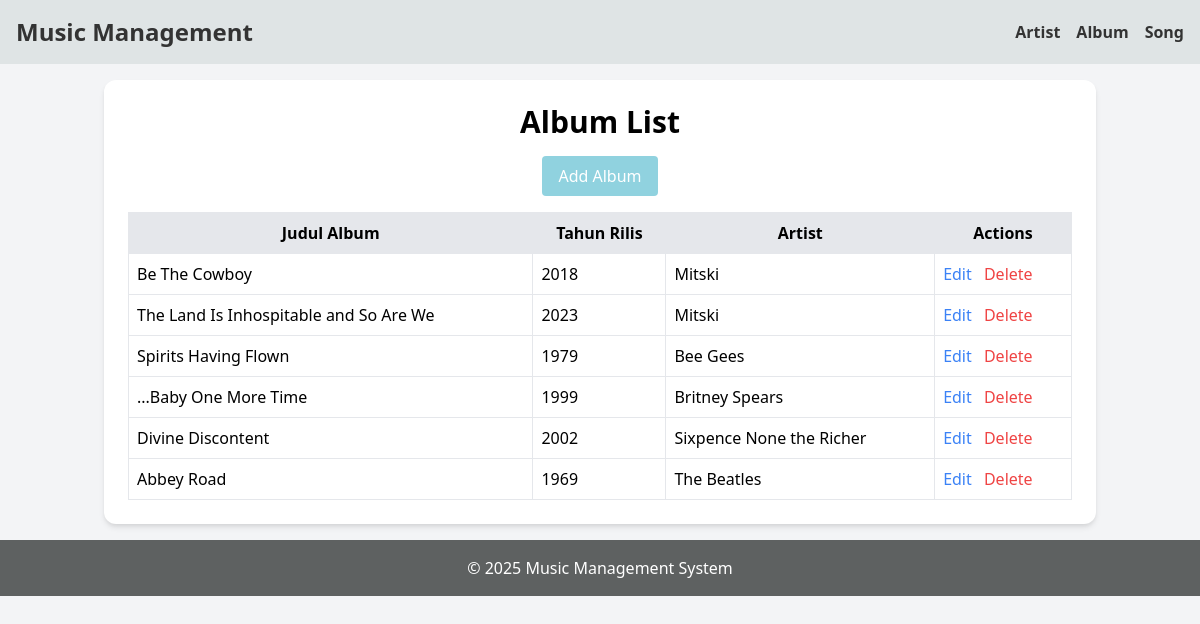
/index.php?entity=albums, run on the app's committed database.
### tables this page shows
CREATE TABLE `albums` (
  `album_id` int(11) NOT NULL,
  `title` varchar(100) NOT NULL,
  `release_year` varchar(5) NOT NULL,
  `artist_id` int(11) NOT NULL
);

CREATE TABLE `artists` (
  `artist_id` int(11) NOT NULL,
  `name` varchar(100) NOT NULL,
  `genre` varchar(50) NOT NULL
);

### model/Albums.php (called while the page is built, shortened)
<?php
require_once 'config/Database.php';
class Albums {
    private $conn;
    private $table = 'albums';
    public function __construct() {
        $database = new Database();
        $this->conn = $database->getConnection();
    }
    public function getAll() {
        $query = "SELECT alb.*, art.name as artist_name
                FROM " . $this->table . " alb
                JOIN artists art ON alb.artist_id = art.artist_id";
        $stmt = $this->conn->prepare($query);
        $stmt->execute();
        return $stmt->fetchAll(PDO::FETCH_ASSOC);
    }
}
?>

### config/Database.php (called while the page is built, shortened)
<?php
class Database {
    private $host = "localhost";
    private $username = "root";
    private $password = "";
    private $database = "musik_mvvm";
    public function getConnection() {
        $this->conn = null;
        try {
            $this->conn = new PDO("mysql:host=" . $this->host . ";dbname=" . $this->database, $this->username, $this->password);
            $this->conn->setAttribute(PDO::ATTR_ERRMODE, PDO::ERRMODE_EXCEPTION);
        } catch(PDOException $e) {
            echo "Connection error: " . $e->getMessage();
        }
        return $this->conn;
    }
}
?>

### model/Artists.php (called while the page is built, shortened)
<?php
require_once 'config/Database.php';
class Artists {
    public function __construct() {
        $database = new Database();
    }
}
?>

### viewmodel/AlbumsViewModel.php (called while the page is built, shortened)
<?php
require_once 'model/Albums.php';
require_once 'model/Artists.php';
class AlbumsViewModel {
    private $albums;
    public function __construct() {
        $this->albums = new Albums();
    }
    public function getAlbumList() {
        return $this->albums->getAll();
    }
}
?>

### views/albums_list.php (the view)
<?php
require_once 'views/template/header.php';
?>
<div class="max-w-5xl mx-auto bg-white p-6 rounded-xl shadow-md">
<h2 class="text-3xl font-bold text-center mb-4">Album List</h2>
<div class="text-center mb-4">
    <a href="index.php?entity=albums&action=add" class="text-white px-4 py-2 rounded inline-block" style="background-color:rgb(144, 210, 223);">
        Add Album
    </a>
</div>
<table class="w-full border">
    <tr class="bg-gray-200">
        <th class="border p-2">Judul Album</th>
        <th class="border p-2">Tahun Rilis</th>
        <th class="border p-2">Artist</th>
        <th class="border p-2">Actions</th>
    </tr>
    <?php foreach ($albumList as $album): ?>
    <tr>
        <td class="border p-2"><?php echo $album['title']; ?></td>
        <td class="border p-2"><?php echo $album['release_year']; ?></td>
        <td class="border p-2"><?php echo $album['artist_name']; ?></td>
        <td class="border p-2">
            <a href="index.php?entity=albums&action=edit&id=<?php echo $album['album_id']; ?>" class="text-blue-500">Edit</a>
            <a href="index.php?entity=albums&action=delete&id=<?php echo $album['album_id']; ?>" class="text-red-500 ml-2" onclick="return confirm('Are you sure?');">Delete</a>
        </td>
    </tr>
    <?php endforeach; ?>
</table>
</div>
<?php
require_once 'views/template/footer.php';
?>

### index.php (shortened to what this page needs)
<?php
require_once 'viewmodel/AlbumsViewModel.php';
$entity = isset($_GET['entity']) ? $_GET['entity'] : 'artists';
$action = isset($_GET['action']) ? $_GET['action'] : 'list';
if ($entity == 'artists') {
    $viewModel = new ArtistsViewModel();
    if ($action == 'list') {
        $artistList = $viewModel->getArtistList();
        require_once 'views/artists_list.php';
    } elseif ($action == 'add') {
        require_once 'views/artists_form.php';
    } elseif ($action == 'edit') {
        $artists = $viewModel->getArtistById($_GET['id']);
        require_once 'views/artists_form.php';
    } elseif ($action == 'save') {
        $viewModel->addArtist($_POST['name'], $_POST['genre']);
        header('Location: index.php?entity=artists');
    } elseif ($action == 'update') {
        $viewModel->updateArtist($_POST['id'], $_POST['name'], $_POST['genre']);
        header('Location: index.php?entity=artists');
    } elseif ($action == 'delete') {
        $viewModel->deleteArtist($_GET['id']);
        header('Location: index.php?entity=artists');
    }
} elseif ($entity == 'albums') {
    $viewModel = new AlbumsViewModel();
    if ($action == 'list') {
        $albumList = $viewModel->getAlbumList();
        require_once 'views/albums_list.php';
    } elseif ($action == 'add') {
        $artists = $viewModel->getArtist();
        require_once 'views/albums_form.php';
    } elseif ($action == 'edit') {
        $albums = $viewModel->getAlbumById($_GET['id']);
        $artists = $viewModel->getArtist();
        require_once 'views/albums_form.php';
    } elseif ($action == 'save') {
        $viewModel->addAlbum($_POST['title'], $_POST['release_year'], $_POST['artist_id']);
        header('Location: index.php?entity=albums');
    } elseif ($action == 'update') {
        $viewModel->updateAlbum($_GET['id'], $_POST['title'], $_POST['release_year'], $_POST['artist_id']);
        header('Location: index.php?entity=albums');
    } elseif ($action == 'delete') {
        $viewModel->deleteAlbum($_GET['id']);
        header('Location: index.php?entity=albums');
    }
}
?>

### views/template/header.php (shortened to what this page needs)
<!DOCTYPE html>
<html>
<head>
    <link href="https://cdn.jsdelivr.net/npm/tailwindcss@2.2.19/dist/tailwind.min.css" rel="stylesheet">
</head>
<body class="bg-gray-100">
    <nav class="p-4 flex justify-between items-center" style="font-weight: bold; background-color:rgb(223, 228, 229); color: #333333;">
        <h1 class="text-2xl">Music Management</h1>
        <ul class="flex space-x-4">
            <li><a href="index.php?entity=artists" class="hover:underline">Artist</a></li>
            <li><a href="index.php?entity=albums" class="hover:underline">Album</a></li>
            <li><a href="index.php?entity=songs" class="hover:underline">Song</a></li>
        </ul>
    </nav>
    <div class="container mx-auto p-4">

### views/template/footer.php
</div>
    <footer class="bg-gray-800 text-white p-4 text-center" style="background-color:rgb(94, 97, 97);">
        <p>&copy; 2025 Music Management System</p>
    </footer>
</body>
</html>

### data on the page
albums: title "Be The Cowboy", release_year "2018", artist.name "Mitski"
albums: title "The Land Is Inhospitable and So Are We", release_year "2023", artist.name "Mitski"
albums: title "Spirits Having Flown", release_year "1979", artist.name "Bee Gees"
albums: title "...Baby One More Time", release_year "1999", artist.name "Britney Spears"
albums: title "Divine Discontent", release_year "2002", artist.name "Sixpence None the Richer"
albums: title "Abbey Road", release_year "1969", artist.name "The Beatles"
